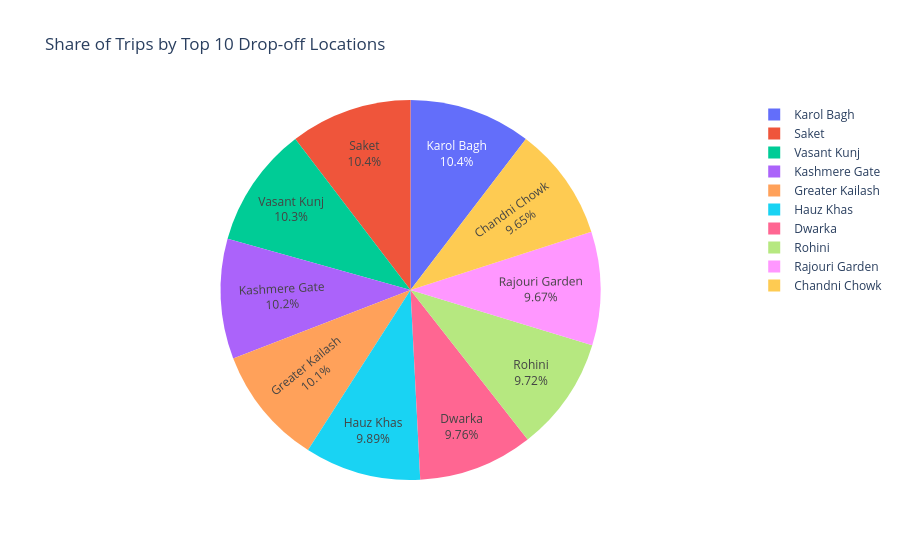

Notebook source saved alongside this figure:
### Code cell
# Visualize the share of trips by top 10 drop-off locations

fig = px.pie(
    values=top_dropoff_locations.values,
    names=top_dropoff_locations.index,
    title="Share of Trips by Top 10 Drop-off Locations"
)

fig.update_traces(
    textinfo="percent+label"
)

fig.show()

### Figure 1 — Plotly figure (JSON) as saved in the notebook; plotly's stock layout.template omitted (floating-point values rounded to 4 significant figures)
{"data": [{"domain": {"x": [0, 1], "y": [0, 1]}, "hovertemplate": "label=%{label}<br>value=%{value}<extra></extra>", "labels": ["Karol Bagh", "Saket", "Vasant Kunj", "Kashmere Gate", "Greater Kailash", "Hauz Khas", "Dwarka", "Rohini", "Rajouri Garden", "Chandni Chowk"], "legendgroup": "", "name": "", "showlegend": true, "textinfo": "percent+label", "type": "pie", "values": [1054, 1052, 1043, 1036, 1022, 1003, 990, 986, 981, 979]}], "layout": {"legend": {"tracegroupgap": 0}, "title": {"text": "Share of Trips by Top 10 Drop-off Locations"}}}
